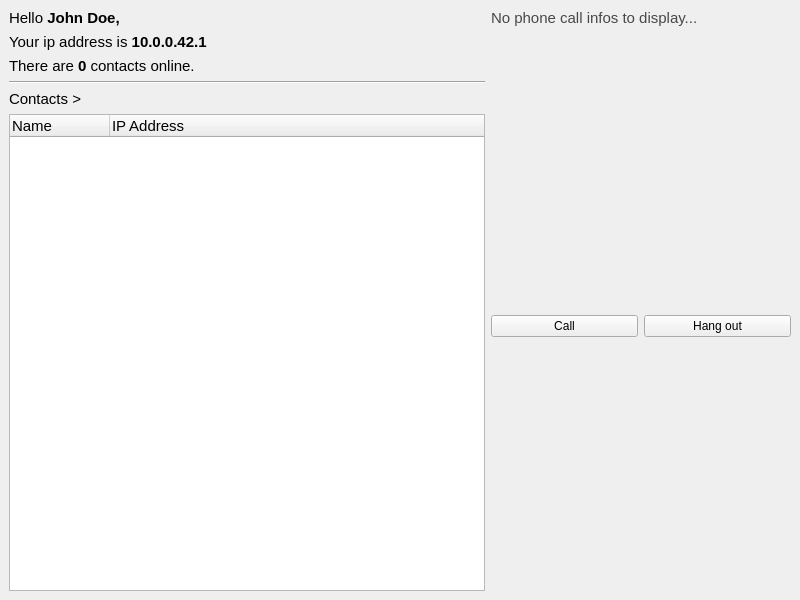
<?xml version="1.0" encoding="UTF-8"?>
<ui version="4.0">
 <class>MainWindow</class>
 <widget class="QMainWindow" name="MainWindow">
  <property name="geometry">
   <rect>
    <x>0</x>
    <y>0</y>
    <width>800</width>
    <height>600</height>
   </rect>
  </property>
  <property name="windowTitle">
   <string>Babel - Client</string>
  </property>
  <property name="windowIcon">
   <iconset>
    <normaloff>../../../Assets/images/favicon.png</normaloff>../../../Assets/images/favicon.png</iconset>
  </property>
  <widget class="QWidget" name="mainWidget">
   <layout class="QHBoxLayout" name="horizontalLayout">
    <item>
     <layout class="QVBoxLayout" name="leftBar">
      <item>
       <layout class="QVBoxLayout" name="userInfosLayout">
        <item>
         <widget class="QLabel" name="usernameLabel">
          <property name="text">
           <string>&lt;html&gt;&lt;head/&gt;&lt;body&gt;&lt;p&gt;&lt;span style=&quot; font-size:11pt;&quot;&gt;Hello &lt;/span&gt;&lt;span style=&quot; font-size:11pt; font-weight:600;&quot;&gt;John Doe,&lt;/span&gt;&lt;/p&gt;&lt;/body&gt;&lt;/html&gt;</string>
          </property>
         </widget>
        </item>
        <item>
         <widget class="QLabel" name="ipAddressLabel">
          <property name="text">
           <string>&lt;html&gt;&lt;head/&gt;&lt;body&gt;&lt;p&gt;&lt;span style=&quot; font-size:11pt;&quot;&gt;Your ip address is &lt;/span&gt;&lt;span style=&quot; font-size:11pt; font-weight:600;&quot;&gt;10.0.0.42.1&lt;/span&gt;&lt;/p&gt;&lt;/body&gt;&lt;/html&gt;</string>
          </property>
         </widget>
        </item>
        <item>
         <widget class="QLabel" name="contactOnlineLabel">
          <property name="text">
           <string>&lt;html&gt;&lt;head/&gt;&lt;body&gt;&lt;p&gt;&lt;span style=&quot; font-size:11pt;&quot;&gt;There are &lt;/span&gt;&lt;span style=&quot; font-size:11pt; font-weight:600;&quot;&gt;0&lt;/span&gt;&lt;span style=&quot; font-size:11pt;&quot;&gt; contacts online.&lt;/span&gt;&lt;/p&gt;&lt;/body&gt;&lt;/html&gt;</string>
          </property>
         </widget>
        </item>
       </layout>
      </item>
      <item>
       <layout class="QHBoxLayout" name="dividerLayout">
        <item>
         <widget class="Line" name="dividerLIne">
          <property name="orientation">
           <enum>Qt::Horizontal</enum>
          </property>
         </widget>
        </item>
       </layout>
      </item>
      <item>
       <layout class="QVBoxLayout" name="contactsListLayout">
        <item>
         <widget class="QLabel" name="contactsLabel">
          <property name="text">
           <string>&lt;html&gt;&lt;head/&gt;&lt;body&gt;&lt;p&gt;&lt;span style=&quot; font-size:11pt;&quot;&gt;Contacts &amp;gt;&lt;/span&gt;&lt;/p&gt;&lt;/body&gt;&lt;/html&gt;</string>
          </property>
         </widget>
        </item>
        <item>
         <widget class="QTableWidget" name="contactList">
          <property name="editTriggers">
           <set>QAbstractItemView::NoEditTriggers</set>
          </property>
          <property name="sortingEnabled">
           <bool>true</bool>
          </property>
          <attribute name="horizontalHeaderVisible">
           <bool>true</bool>
          </attribute>
          <attribute name="horizontalHeaderCascadingSectionResizes">
           <bool>false</bool>
          </attribute>
          <attribute name="horizontalHeaderMinimumSectionSize">
           <number>50</number>
          </attribute>
          <attribute name="horizontalHeaderDefaultSectionSize">
           <number>100</number>
          </attribute>
          <attribute name="horizontalHeaderStretchLastSection">
           <bool>true</bool>
          </attribute>
          <attribute name="verticalHeaderCascadingSectionResizes">
           <bool>true</bool>
          </attribute>
          <attribute name="verticalHeaderShowSortIndicator" stdset="0">
           <bool>false</bool>
          </attribute>
          <attribute name="verticalHeaderStretchLastSection">
           <bool>false</bool>
          </attribute>
          <column>
           <property name="text">
            <string>Name</string>
           </property>
           <property name="font">
            <font>
             <pointsize>11</pointsize>
            </font>
           </property>
           <property name="textAlignment">
            <set>AlignJustify|AlignVCenter</set>
           </property>
          </column>
          <column>
           <property name="text">
            <string>IP Address</string>
           </property>
           <property name="font">
            <font>
             <pointsize>11</pointsize>
            </font>
           </property>
           <property name="textAlignment">
            <set>AlignJustify|AlignVCenter</set>
           </property>
          </column>
         </widget>
        </item>
       </layout>
      </item>
     </layout>
    </item>
    <item>
     <layout class="QVBoxLayout" name="rightBar">
      <item>
       <layout class="QVBoxLayout" name="callLayout">
        <item>
         <widget class="QLabel" name="callInfosLabel">
          <property name="minimumSize">
           <size>
            <width>300</width>
            <height>300</height>
           </size>
          </property>
          <property name="text">
           <string>&lt;html&gt;&lt;head/&gt;&lt;body&gt;&lt;p&gt;&lt;span style=&quot; font-size:11pt; color:#484848;&quot;&gt;No phone call infos to display...&lt;/span&gt;&lt;/p&gt;&lt;/body&gt;&lt;/html&gt;</string>
          </property>
          <property name="alignment">
           <set>Qt::AlignLeading|Qt::AlignLeft|Qt::AlignTop</set>
          </property>
         </widget>
        </item>
        <item>
         <layout class="QHBoxLayout" name="callActionsLayout">
          <item>
           <widget class="QPushButton" name="callButton">
            <property name="text">
             <string>Call</string>
            </property>
            <property name="icon">
             <iconset>
              <normaloff>../../../Assets/images/call.png</normaloff>../../../Assets/images/call.png</iconset>
            </property>
           </widget>
          </item>
          <item>
           <widget class="QPushButton" name="hangOutButton">
            <property name="text">
             <string>Hang out</string>
            </property>
            <property name="icon">
             <iconset>
              <normaloff>../../../Assets/images/hangout.png</normaloff>../../../Assets/images/hangout.png</iconset>
            </property>
           </widget>
          </item>
         </layout>
        </item>
        <item>
         <spacer name="spacer">
          <property name="orientation">
           <enum>Qt::Vertical</enum>
          </property>
          <property name="sizeHint" stdset="0">
           <size>
            <width>20</width>
            <height>40</height>
           </size>
          </property>
         </spacer>
        </item>
       </layout>
      </item>
     </layout>
    </item>
   </layout>
  </widget>
  <widget class="QMenuBar" name="menuBar">
   <property name="geometry">
    <rect>
     <x>0</x>
     <y>0</y>
     <width>800</width>
     <height>30</height>
    </rect>
   </property>
  </widget>
 </widget>
 <resources/>
 <connections>
  <connection>
   <sender>callButton</sender>
   <signal>clicked()</signal>
   <receiver>MainWindow</receiver>
   <slot>call()</slot>
   <hints>
    <hint type="sourcelabel">
     <x>540</x>
     <y>363</y>
    </hint>
    <hint type="destinationlabel">
     <x>575</x>
     <y>440</y>
    </hint>
   </hints>
  </connection>
  <connection>
   <sender>hangOutButton</sender>
   <signal>clicked()</signal>
   <receiver>MainWindow</receiver>
   <slot>hangOut()</slot>
   <hints>
    <hint type="sourcelabel">
     <x>729</x>
     <y>371</y>
    </hint>
    <hint type="destinationlabel">
     <x>706</x>
     <y>445</y>
    </hint>
   </hints>
  </connection>
 </connections>
 <slots>
  <slot>call()</slot>
  <slot>hangOut()</slot>
  <slot>addContact()</slot>
  <slot>editContact()</slot>
  <slot>deleteContact()</slot>
 </slots>
</ui>
